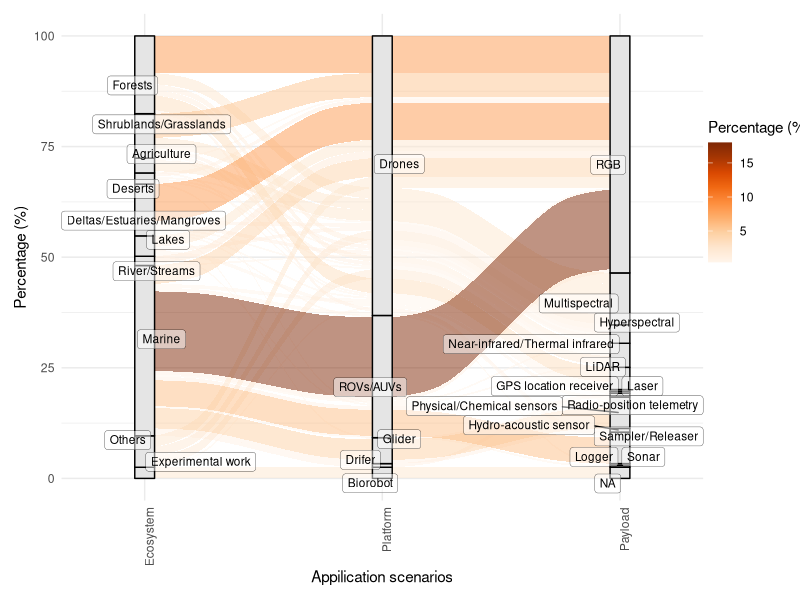
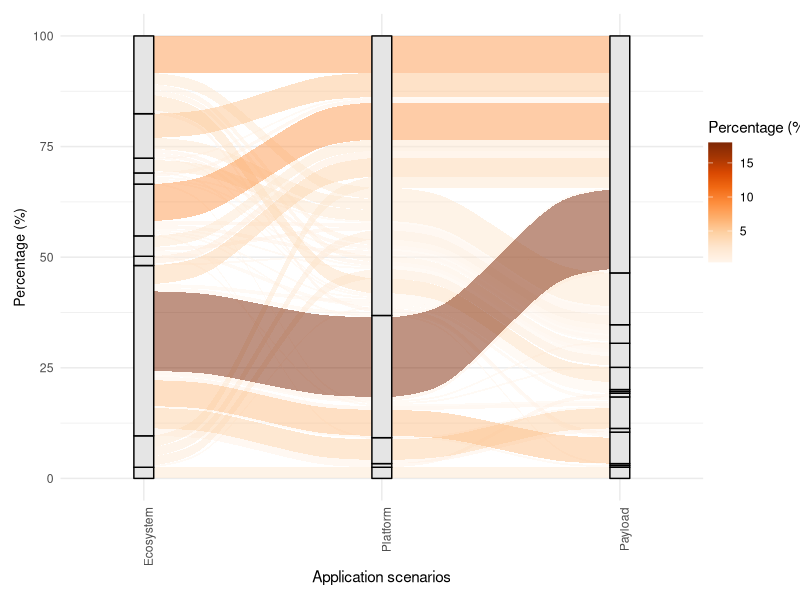

Here is the R script that generated these plots, in order:
library(ggplot2)
library(ggalluvial)
library(forcats)
library(ggtext)
library(ggrepel)
library(here)
library(dplyr)
library(readxl)
setwd<-here()

df <-read_excel("Data/Table 1.xlsx")
df$Ecosystem[which(df$Ecosystem=="Shrub_Grasslands")]<-"Shrublands/Grasslands"

# Reorder each axis based on the number of publications
df$`Percentage (%)`<-df$Publications/sum(df$Publications)*100
df$Platform <- factor(df$Platform, levels = c("Drones", "ROVs/AUVs", "Glider", "Drifer","Biorobot"))
df$Ecosystem <- factor(df$Ecosystem, 
                   levels = c("Forests", "Shrublands/Grasslands","Agriculture",
                              "Deserts","Deltas/Estuaries/Mangroves",
                              "Lakes", "River/Streams","Marine",
                              "Others", "Experimental work"))
df$Payload <- factor(df$Payload, 
                   levels = c("RGB", "Multispectral","Hyperspectral", 
                              "Near-infrared/Thermal infrared", "LiDAR","Laser",
                              "GPS location receiver","Radio-position telemetry",
                              "Physical/Chemical sensors","Hydro-acoustic sensor",
                              "Sampler/Releaser","Logger","Sonar", "NA"))



# Define your color palette
color_palette <- c("#FFF5EB", "#FEE6CE", "#FDD0A2", "#FDAE6B", 
                   "#FD8D3C", "#F16913", "#D94801", "#A63603", "#7F2704")


tiff("Result/Fig. 2 Alluvium/Result/Alluvium_with label.tif", width = 7, height = 7, units = "in", res = 600)
par(mar=c(1, 1, 1, 5)) # Outer margins and panel spacing

ggplot(df, aes(axis1 = Ecosystem,axis2 = Platform,  axis3 = Payload, y = `Percentage (%)`)) +
  geom_alluvium(aes(fill = `Percentage (%)`), width = 1/12) +
  geom_stratum(width = 1/12, fill = "gray90") +
  geom_label_repel(stat = "stratum", aes(label = after_stat(stratum)),
                   size = 3,                # Adjust label size
                   angle = 0,              # Rotate labels to be vertical
                   hjust = 0.5,             # Center horizontally
                   vjust = 0.6,             # Center vertically
                   color = "black",         # Text color
                   fill = "#FFFFFF80",          # Background color for labels
                   label.size = 0.1,        # Border thickness of the label
                   box.padding = 0.0,       # Padding around labels
                   point.padding = 0.0,     # Padding around the points/strata
                   max.overlaps = Inf
                   #,+      Allows many labels to be displayed
                   #min.segment.length = Inf
  ) +
  
  scale_x_discrete(limits = c("Ecosystem","Platform",  "Payload"), expand = c(0.15, 0.05)) +
  scale_fill_gradientn(colors = color_palette, guide = guide_colorbar(direction = "vertical"))+
#  scale_fill_gradient(low = "white",  high = "#e97f02",
#                      guide = guide_colorbar(direction = "vertical")) +
  theme_minimal() +
  labs(x = "Appilication scenarios",y = "Percentage (%)") +
  theme(legend.position = c(1.18, 0.8),    # Position legend at (x=0.8, y=0.8) within the plot
        legend.justification = c("right", "top"),  # Justify legend based on the top-right corner
        plot.title = element_text(size = 12, face = "bold", hjust = 0.5),
        axis.text.x = element_text(angle = 90, hjust = 1),
        plot.margin = margin(10, 70, 10, 10)
        ) # Rotate x-axis text to make it vertical
         

dev.off()

tiff("Result/Alluvium_without label.tif", width = 7, height = 7, units = "in", res = 600)
ggplot(df, aes(axis1 = Ecosystem, axis2 = Platform, axis3 = Payload, y = `Percentage (%)`)) +
  geom_alluvium(aes(fill = `Percentage (%)`), width = 1/12) +
  geom_stratum(width = 1/12, fill = "gray90", color = "black") + # Strata without labels
  scale_x_discrete(
    limits = c("Ecosystem", "Platform", "Payload"), # Fix order of columns
    expand = c(0.15, 0.05) # Adjust spacing
  ) +
  scale_fill_gradientn(colors = color_palette, guide = guide_colorbar(direction = "vertical")) +
  theme_minimal() +
  labs(x = "Application scenarios", y = "Percentage (%)") +
  theme(
    legend.position = c(1.18, 0.8),  # Adjust legend position
    legend.justification = c("right", "top"),
    plot.margin = margin(10, 70, 10, 10),
    plot.title = element_text(size = 12, face = "bold", hjust = 0.5),
    axis.text.x = element_text(angle = 90, hjust = 1),# Rotate x-axis text vertically
    #axis.text.y = element_blank(), # Remove y-axis text
    axis.title.y = element_text(size = 10) # Keep y-axis title
    #axis.title.x = element_blank(), # Remove x-axis label
    #panel.grid = element_blank() # Remove grid lines
  )
dev.off()
